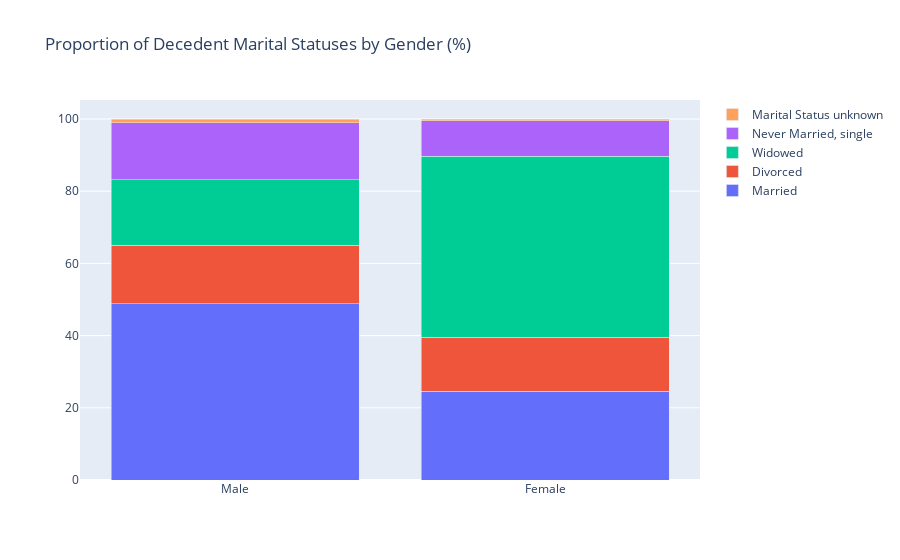

The notebook cell saved with this chart:
### Code cell
import plotly.graph_objects as go
sex = ['Male', 'Female']

fig = go.Figure(data=[
    go.Bar(name='Married', x=sex, y=[ct.loc['Male','Married'], ct.loc['Female','Married']]),
    go.Bar(name='Divorced', x=sex, y=[ct.loc['Male','Divorced'], ct.loc['Female','Divorced']]),
    go.Bar(name='Widowed', x=sex, y=[ct.loc['Male','Widowed'], ct.loc['Female','Widowed']]),
    go.Bar(name='Never Married, single', x=sex, y=[ct.loc['Male','Never married, single'], 
                                                   ct.loc['Female','Never married, single']]),
    go.Bar(name='Marital Status unknown', x=sex, y=[ct.loc['Male','Marital Status unknown'], 
                                                    ct.loc['Female','Marital Status unknown']])
])
# Change the bar mode
fig.update_layout(barmode='stack', title_text='Proportion of Decedent Marital Statuses by Gender (%)')
fig.show()

### Figure 1 — Plotly figure (JSON) as saved in the notebook; plotly's stock layout.template omitted (floating-point values rounded to 4 significant figures)
{"data": [{"name": "Married", "type": "bar", "x": ["Male", "Female"], "y": [48.87, 24.58]}, {"name": "Divorced", "type": "bar", "x": ["Male", "Female"], "y": [16.09, 14.97]}, {"name": "Widowed", "type": "bar", "x": ["Male", "Female"], "y": [18.19, 50.08]}, {"name": "Never Married, single", "type": "bar", "x": ["Male", "Female"], "y": [15.8, 9.943]}, {"name": "Marital Status unknown", "type": "bar", "x": ["Male", "Female"], "y": [1.049, 0.4313]}], "layout": {"barmode": "stack", "title": {"text": "Proportion of Decedent Marital Statuses by Gender (%)"}}}
